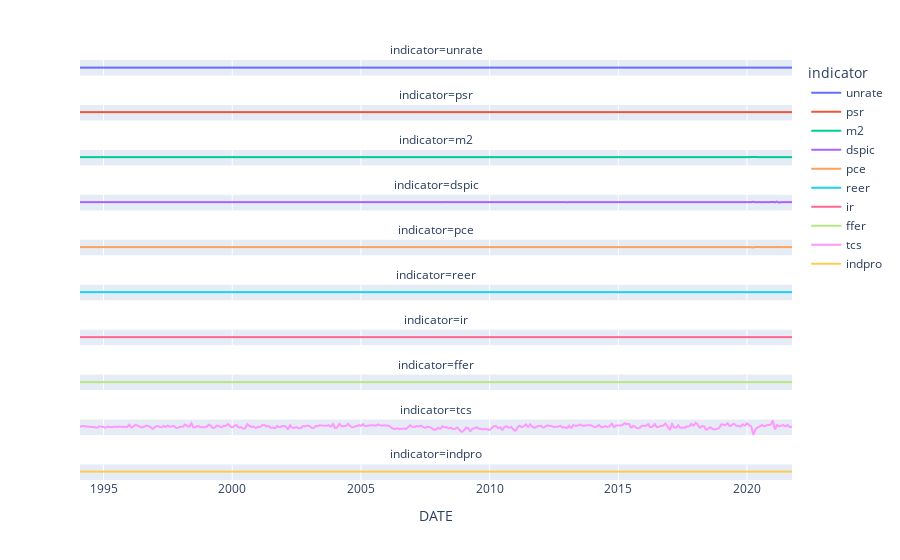

Notebook code cell kept with this figure:
### Markdown cell above
#### Feature Selection
In order to see which features is useful for forecasting core CPI, we will be using the Granger Causality test.
One of the key assumptions before using this test requires the data to be stationary. Thus, we would take the first differences for each features and use the same ADF test function to check for stationarity.

### Code cell
monthly_df_stationary = df_cpi.diff().dropna()
monthly_df_stationary = monthly_df_stationary.rename_axis('indicator', axis=1)
fig = px.line(monthly_df_stationary.iloc[:,0:10], facet_col="indicator", facet_col_wrap=1)
fig.update_yaxes(visible=False)

### Figure 1 — Plotly figure (JSON) as saved in the notebook; plotly's stock layout.template omitted (floating-point values rounded to 4 significant figures; data arrays with more than 128 entries replaced by an {"elided": "..."} marker saying what was removed)
{"data": [{"hovertemplate": "indicator=unrate<br>DATE=%{x}<br>value=%{y}<extra></extra>", "legendgroup": "unrate", "line": {"color": "#636efa", "dash": "solid"}, "marker": {"symbol": "circle"}, "mode": "lines", "name": "unrate", "showlegend": true, "x": {"elided": "333 str values"}, "xaxis": "x10", "y": {"elided": "333 float values"}, "yaxis": "y10", "type": "scattergl"}, {"hovertemplate": "indicator=psr<br>DATE=%{x}<br>value=%{y}<extra></extra>", "legendgroup": "psr", "line": {"color": "#EF553B", "dash": "solid"}, "marker": {"symbol": "circle"}, "mode": "lines", "name": "psr", "showlegend": true, "x": {"elided": "333 str values"}, "xaxis": "x9", "y": {"elided": "333 float values"}, "yaxis": "y9", "type": "scattergl"}, {"hovertemplate": "indicator=m2<br>DATE=%{x}<br>value=%{y}<extra></extra>", "legendgroup": "m2", "line": {"color": "#00cc96", "dash": "solid"}, "marker": {"symbol": "circle"}, "mode": "lines", "name": "m2", "showlegend": true, "x": {"elided": "333 str values"}, "xaxis": "x8", "y": {"elided": "333 float values"}, "yaxis": "y8", "type": "scattergl"}, {"hovertemplate": "indicator=dspic<br>DATE=%{x}<br>value=%{y}<extra></extra>", "legendgroup": "dspic", "line": {"color": "#ab63fa", "dash": "solid"}, "marker": {"symbol": "circle"}, "mode": "lines", "name": "dspic", "showlegend": true, "x": {"elided": "333 str values"}, "xaxis": "x7", "y": {"elided": "333 float values"}, "yaxis": "y7", "type": "scattergl"}, {"hovertemplate": "indicator=pce<br>DATE=%{x}<br>value=%{y}<extra></extra>", "legendgroup": "pce", "line": {"color": "#FFA15A", "dash": "solid"}, "marker": {"symbol": "circle"}, "mode": "lines", "name": "pce", "showlegend": true, "x": {"elided": "333 str values"}, "xaxis": "x6", "y": {"elided": "333 float values"}, "yaxis": "y6", "type": "scattergl"}, {"hovertemplate": "indicator=reer<br>DATE=%{x}<br>value=%{y}<extra></extra>", "legendgroup": "reer", "line": {"color": "#19d3f3", "dash": "solid"}, "marker": {"symbol": "circle"}, "mode": "lines", "name": "reer", "showlegend": true, "x": {"elided": "333 str values"}, "xaxis": "x5", "y": {"elided": "333 float values"}, "yaxis": "y5", "type": "scattergl"}, {"hovertemplate": "indicator=ir<br>DATE=%{x}<br>value=%{y}<extra></extra>", "legendgroup": "ir", "line": {"color": "#FF6692", "dash": "solid"}, "marker": {"symbol": "circle"}, "mode": "lines", "name": "ir", "showlegend": true, "x": {"elided": "333 str values"}, "xaxis": "x4", "y": {"elided": "333 float values"}, "yaxis": "y4", "type": "scattergl"}, {"hovertemplate": "indicator=ffer<br>DATE=%{x}<br>value=%{y}<extra></extra>", "legendgroup": "ffer", "line": {"color": "#B6E880", "dash": "solid"}, "marker": {"symbol": "circle"}, "mode": "lines", "name": "ffer", "showlegend": true, "x": {"elided": "333 str values"}, "xaxis": "x3", "y": {"elided": "333 float values"}, "yaxis": "y3", "type": "scattergl"}, {"hovertemplate": "indicator=tcs<br>DATE=%{x}<br>value=%{y}<extra></extra>", "legendgroup": "tcs", "line": {"color": "#FF97FF", "dash": "solid"}, "marker": {"symbol": "circle"}, "mode": "lines", "name": "tcs", "showlegend": true, "x": {"elided": "333 str values"}, "xaxis": "x2", "y": {"elided": "333 int values"}, "yaxis": "y2", "type": "scattergl"}, {"hovertemplate": "indicator=indpro<br>DATE=%{x}<br>value=%{y}<extra></extra>", "legendgroup": "indpro", "line": {"color": "#FECB52", "dash": "solid"}, "marker": {"symbol": "circle"}, "mode": "lines", "name": "indpro", "showlegend": true, "x": {"elided": "333 str values"}, "xaxis": "x", "y": {"elided": "333 float values"}, "yaxis": "y", "type": "scattergl"}], "layout": {"xaxis": {"anchor": "y", "domain": [0, 1], "title": {"text": "DATE"}}, "yaxis": {"anchor": "x", "domain": [0, 0.037], "title": {"text": "value"}, "visible": false}, "xaxis2": {"anchor": "y2", "domain": [0, 1], "matches": "x", "showticklabels": false}, "yaxis2": {"anchor": "x2", "domain": [0.107, 0.144], "matches": "y", "title": {"text": "value"}, "visible": false}, "xaxis3": {"anchor": "y3", "domain": [0, 1], "matches": "x", "showticklabels": false}, "yaxis3": {"anchor": "x3", "domain": [0.214, 0.251], "matches": "y", "title": {"text": "value"}, "visible": false}, "xaxis4": {"anchor": "y4", "domain": [0, 1], "matches": "x", "showticklabels": false}, "yaxis4": {"anchor": "x4", "domain": [0.321, 0.358], "matches": "y", "title": {"text": "value"}, "visible": false}, "xaxis5": {"anchor": "y5", "domain": [0, 1], "matches": "x", "showticklabels": false}, "yaxis5": {"anchor": "x5", "domain": [0.428, 0.465], "matches": "y", "title": {"text": "value"}, "visible": false}, "xaxis6": {"anchor": "y6", "domain": [0, 1], "matches": "x", "showticklabels": false}, "yaxis6": {"anchor": "x6", "domain": [0.535, 0.572], "matches": "y", "title": {"text": "value"}, "visible": false}, "xaxis7": {"anchor": "y7", "domain": [0, 1], "matches": "x", "showticklabels": false}, "yaxis7": {"anchor": "x7", "domain": [0.642, 0.679], "matches": "y", "title": {"text": "value"}, "visible": false}, "xaxis8": {"anchor": "y8", "domain": [0, 1], "matches": "x", "showticklabels": false}, "yaxis8": {"anchor": "x8", "domain": [0.749, 0.786], "matches": "y", "title": {"text": "value"}, "visible": false}, "xaxis9": {"anchor": "y9", "domain": [0, 1], "matches": "x", "showticklabels": false}, "yaxis9": {"anchor": "x9", "domain": [0.856, 0.893], "matches": "y", "title": {"text": "value"}, "visible": false}, "xaxis10": {"anchor": "y10", "domain": [0, 1], "matches": "x", "showticklabels": false}, "yaxis10": {"anchor": "x10", "domain": [0.963, 1], "matches": "y", "title": {"text": "value"}, "visible": false}, "annotations": [{"font": {}, "showarrow": false, "text": "indicator=indpro", "x": 0.5, "xanchor": "center", "xref": "paper", "y": 0.037, "yanchor": "bottom", "yref": "paper"}, {"font": {}, "showarrow": false, "text": "indicator=tcs", "x": 0.5, "xanchor": "center", "xref": "paper", "y": 0.144, "yanchor": "bottom", "yref": "paper"}, {"font": {}, "showarrow": false, "text": "indicator=ffer", "x": 0.5, "xanchor": "center", "xref": "paper", "y": 0.251, "yanchor": "bottom", "yref": "paper"}, {"font": {}, "showarrow": false, "text": "indicator=ir", "x": 0.5, "xanchor": "center", "xref": "paper", "y": 0.358, "yanchor": "bottom", "yref": "paper"}, {"font": {}, "showarrow": false, "text": "indicator=reer", "x": 0.5, "xanchor": "center", "xref": "paper", "y": 0.465, "yanchor": "bottom", "yref": "paper"}, {"font": {}, "showarrow": false, "text": "indicator=pce", "x": 0.5, "xanchor": "center", "xref": "paper", "y": 0.572, "yanchor": "bottom", "yref": "paper"}, {"font": {}, "showarrow": false, "text": "indicator=dspic", "x": 0.5, "xanchor": "center", "xref": "paper", "y": 0.679, "yanchor": "bottom", "yref": "paper"}, {"font": {}, "showarrow": false, "text": "indicator=m2", "x": 0.5, "xanchor": "center", "xref": "paper", "y": 0.786, "yanchor": "bottom", "yref": "paper"}, {"font": {}, "showarrow": false, "text": "indicator=psr", "x": 0.5, "xanchor": "center", "xref": "paper", "y": 0.893, "yanchor": "bottom", "yref": "paper"}, {"font": {}, "showarrow": false, "text": "indicator=unrate", "x": 0.5, "xanchor": "center", "xref": "paper", "y": 1, "yanchor": "bottom", "yref": "paper"}], "legend": {"title": {"text": "indicator"}, "tracegroupgap": 0}, "margin": {"t": 60}}}
